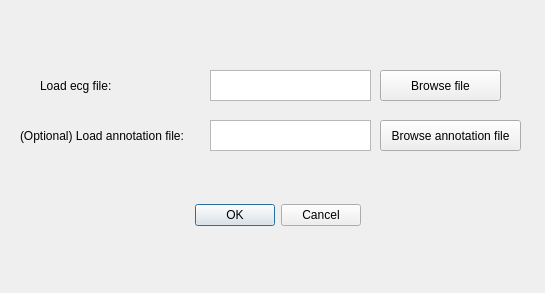
<?xml version="1.0" encoding="UTF-8"?>
<ui version="4.0">
 <class>Dialog</class>
 <widget class="QDialog" name="Dialog">
  <property name="geometry">
   <rect>
    <x>0</x>
    <y>0</y>
    <width>545</width>
    <height>293</height>
   </rect>
  </property>
  <property name="windowTitle">
   <string>Dialog</string>
  </property>
  <widget class="QDialogButtonBox" name="buttonBox">
   <property name="geometry">
    <rect>
     <x>30</x>
     <y>200</y>
     <width>331</width>
     <height>31</height>
    </rect>
   </property>
   <property name="orientation">
    <enum>Qt::Horizontal</enum>
   </property>
   <property name="standardButtons">
    <set>QDialogButtonBox::Cancel|QDialogButtonBox::Ok</set>
   </property>
  </widget>
  <widget class="QLabel" name="fileLabel">
   <property name="geometry">
    <rect>
     <x>40</x>
     <y>70</y>
     <width>131</width>
     <height>31</height>
    </rect>
   </property>
   <property name="text">
    <string>Load ecg file:</string>
   </property>
  </widget>
  <widget class="QTextEdit" name="textEdit">
   <property name="geometry">
    <rect>
     <x>210</x>
     <y>70</y>
     <width>161</width>
     <height>31</height>
    </rect>
   </property>
  </widget>
  <widget class="QPushButton" name="browseFileButton">
   <property name="geometry">
    <rect>
     <x>380</x>
     <y>70</y>
     <width>121</width>
     <height>31</height>
    </rect>
   </property>
   <property name="text">
    <string>Browse file</string>
   </property>
  </widget>
  <widget class="QLabel" name="annotationLabel">
   <property name="geometry">
    <rect>
     <x>20</x>
     <y>120</y>
     <width>181</width>
     <height>31</height>
    </rect>
   </property>
   <property name="text">
    <string>(Optional) Load annotation file:</string>
   </property>
  </widget>
  <widget class="QTextEdit" name="textEdit_2">
   <property name="geometry">
    <rect>
     <x>210</x>
     <y>120</y>
     <width>161</width>
     <height>31</height>
    </rect>
   </property>
  </widget>
  <widget class="QPushButton" name="browseAnnotationButton">
   <property name="geometry">
    <rect>
     <x>380</x>
     <y>120</y>
     <width>141</width>
     <height>31</height>
    </rect>
   </property>
   <property name="text">
    <string>Browse annotation file</string>
   </property>
  </widget>
 </widget>
 <resources/>
 <connections>
  <connection>
   <sender>buttonBox</sender>
   <signal>accepted()</signal>
   <receiver>Dialog</receiver>
   <slot>accept()</slot>
   <hints>
    <hint type="sourcelabel">
     <x>248</x>
     <y>254</y>
    </hint>
    <hint type="destinationlabel">
     <x>157</x>
     <y>274</y>
    </hint>
   </hints>
  </connection>
  <connection>
   <sender>buttonBox</sender>
   <signal>rejected()</signal>
   <receiver>Dialog</receiver>
   <slot>reject()</slot>
   <hints>
    <hint type="sourcelabel">
     <x>316</x>
     <y>260</y>
    </hint>
    <hint type="destinationlabel">
     <x>286</x>
     <y>274</y>
    </hint>
   </hints>
  </connection>
 </connections>
</ui>
